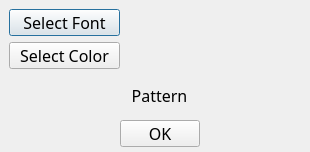
<?xml version="1.0" encoding="UTF-8"?>
<ui version="4.0">
 <class>StyleDialog</class>
 <widget class="QDialog" name="StyleDialog">
  <property name="geometry">
   <rect>
    <x>0</x>
    <y>0</y>
    <width>310</width>
    <height>152</height>
   </rect>
  </property>
  <property name="sizePolicy">
   <sizepolicy hsizetype="Fixed" vsizetype="Fixed">
    <horstretch>0</horstretch>
    <verstretch>0</verstretch>
   </sizepolicy>
  </property>
  <property name="windowTitle">
   <string>Dialog</string>
  </property>
  <property name="styleSheet">
   <string notr="true"/>
  </property>
  <widget class="QLabel" name="Pattern">
   <property name="geometry">
    <rect>
     <x>9</x>
     <y>75</y>
     <width>301</width>
     <height>41</height>
    </rect>
   </property>
   <property name="font">
    <font>
     <family>Gadugi</family>
     <pointsize>12</pointsize>
    </font>
   </property>
   <property name="styleSheet">
    <string notr="true"/>
   </property>
   <property name="text">
    <string>Pattern</string>
   </property>
   <property name="alignment">
    <set>Qt::AlignCenter</set>
   </property>
  </widget>
  <widget class="QPushButton" name="selectFont">
   <property name="geometry">
    <rect>
     <x>9</x>
     <y>9</y>
     <width>111</width>
     <height>27</height>
    </rect>
   </property>
   <property name="font">
    <font>
     <family>Gadugi</family>
     <pointsize>12</pointsize>
    </font>
   </property>
   <property name="cursor">
    <cursorShape>PointingHandCursor</cursorShape>
   </property>
   <property name="styleSheet">
    <string notr="true"/>
   </property>
   <property name="text">
    <string>Select Font</string>
   </property>
  </widget>
  <widget class="QPushButton" name="selectColor">
   <property name="geometry">
    <rect>
     <x>9</x>
     <y>42</y>
     <width>111</width>
     <height>27</height>
    </rect>
   </property>
   <property name="font">
    <font>
     <family>Gadugi</family>
     <pointsize>12</pointsize>
    </font>
   </property>
   <property name="cursor">
    <cursorShape>PointingHandCursor</cursorShape>
   </property>
   <property name="styleSheet">
    <string notr="true"/>
   </property>
   <property name="text">
    <string>Select Color</string>
   </property>
  </widget>
  <widget class="QPushButton" name="pushButton">
   <property name="geometry">
    <rect>
     <x>120</x>
     <y>120</y>
     <width>80</width>
     <height>27</height>
    </rect>
   </property>
   <property name="font">
    <font>
     <family>Gadugi</family>
     <pointsize>12</pointsize>
    </font>
   </property>
   <property name="cursor">
    <cursorShape>PointingHandCursor</cursorShape>
   </property>
   <property name="styleSheet">
    <string notr="true"/>
   </property>
   <property name="text">
    <string>OK</string>
   </property>
  </widget>
  <widget class="QWidget" name="layoutWidget">
   <property name="geometry">
    <rect>
     <x>125</x>
     <y>9</y>
     <width>181</width>
     <height>61</height>
    </rect>
   </property>
   <layout class="QVBoxLayout" name="verticalLayout">
    <item>
     <widget class="QLabel" name="currentFont">
      <property name="font">
       <font>
        <family>Gadugi</family>
        <pointsize>12</pointsize>
       </font>
      </property>
      <property name="text">
       <string/>
      </property>
     </widget>
    </item>
    <item>
     <widget class="QLabel" name="currentColor">
      <property name="font">
       <font>
        <family>Gadugi</family>
        <pointsize>12</pointsize>
       </font>
      </property>
      <property name="text">
       <string/>
      </property>
     </widget>
    </item>
   </layout>
  </widget>
 </widget>
 <resources/>
 <connections/>
</ui>
